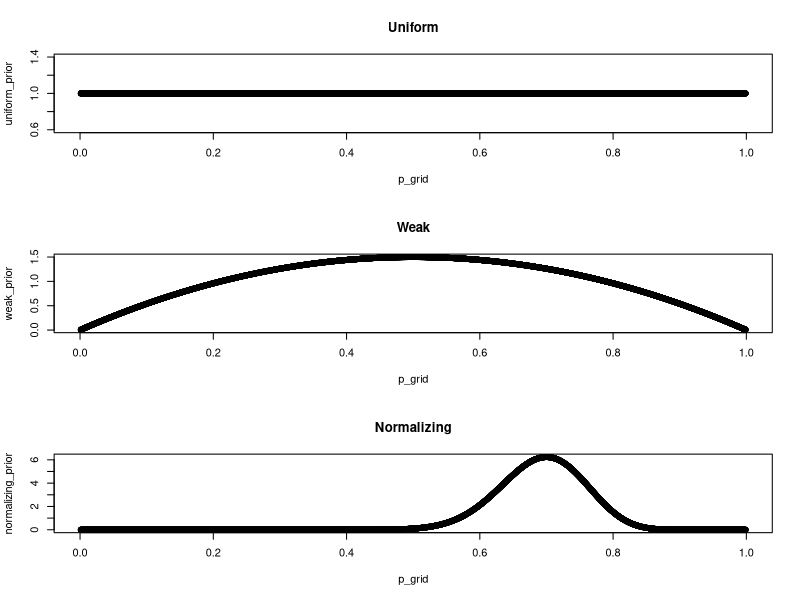

Write R code to recreate this figure. (Note: this script raises an error after producing the figure.)
# Q: Where should I eat?
# https://www.yelp.com/search?cflt=restaurants&find_loc=Columbia%2C+SC

## setup ----
# libraries
library(tidyverse)
library(ggridges)
`%<>%` <- magrittr::`%<>%`

# grid
N <- 1e4
p_grid <- seq(0.001, 0.999, len = N)

# priors
uniform_prior <- rep(1, N)
weak_prior <- dbeta(p_grid, 2, 2)
normalizing_prior <- dbeta(p_grid, 36, 16)

par(mfrow = c(3, 1))
plot(p_grid, uniform_prior, main = 'Uniform')
plot(p_grid, weak_prior, main = 'Weak')
plot(p_grid, normalizing_prior, main = 'Normalizing')
par(mfrow = c(1, 1))

# grid approximation
grid_approx <- function(mu, n, prior, ...) {
  a <- mu * n
  b <- (1-mu) * n
  likelihood <- dbeta(p_grid, round(a) + 1, round(b) + 1)
  unstd.posterior <- prior * likelihood
  posterior <- unstd.posterior %>% {. / sum(.)}
  samples <- sample(p_grid, prob = posterior, size = N, replace = T)
  return(samples)
}

## data ----
df <- tibble::frame_data(
    ~rank, ~restaurant, ~mu, ~n,
    1, "southern belly",  .9, 440,
    2, "bourbon",         .8, 259,
    3, "duck donuts",     .9,  43,
    4, "goat\'s",         .9,  45,
    5, "midwood smoke",   .9, 220,
    6, "the war mouth",   .8,  68,
    7, "the oak table",   .8, 163,
    8, "urban cookhouse", .8,  10,
    9, "poke (columbia)", .9,  51,
   10, "mr friendlys",    .9, 197)

## viz ----
df %<>% 
  mutate(samples = map2(.$mu, .$n, ~ grid_approx(.x, .y, prior = normalizing_prior)))
df %<>% mutate(mean_sample = map_dbl(.$samples, mean),
               median_sample = map_dbl(.$samples, median)) %>%
  arrange(desc(mean_sample), desc(median_sample))

p <- df %>% 
  unnest %>%
  ggplot(aes(x = samples, y = reorder(restaurant, mean_sample))) +  
  geom_density_ridges(scale = 4, alpha = 0.7) + theme_ridges() + 
  scale_y_discrete(expand = c(0.01, 0)) +
  scale_x_continuous(expand = c(0, 0)) +
  labs(x = 'density of samples from posterior', y = 'restaurant') +
  ggtitle('Bayesian Estimates of Restaurant Quality',
          subtitle = 'Beta(36, 16) prior') + 
  labs(caption = 'Data from Google reviews')
  
ggsave('restaurants.pdf', p)